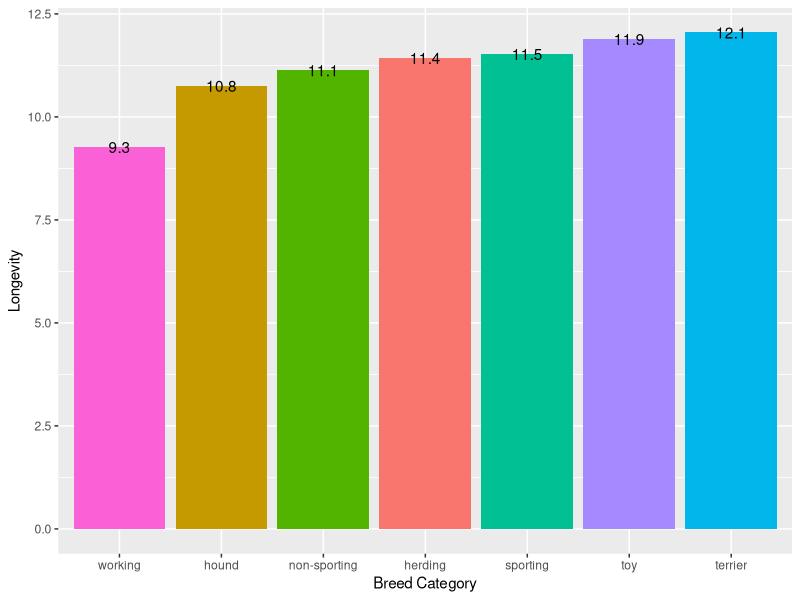

The R script that drew this image:
## ---- chunk 1
#| echo : false
library(tidyverse)
library(readxl)
library(dplyr)
library(knitr)
library(ggplot2)

#filters data set for just information on breed type and longevity
longevity <-  read_excel("best_dog.xlsx", sheet = 2)
clean_table <- 
longevity |> 
  select(Breed, type) |> 
  group_by(type) |>
  mutate(row = row_number()) |> 
  pivot_wider(
    names_from = type,
    values_from = Breed
  ) |> 
    select(-row)
#creates a clean table categorizing each breed under their type.
clean_table[is.na(clean_table)] <- ""
kable(clean_table, caption = "Dog Breeds by Type")
## ---- chunk 2
best_dog <- 
read_excel("best_dog.xlsx", sheet = 2)
#grouping breed groups by their mean longevity
long_type <- 
  best_dog |> 
  group_by(type) |> 
  summarise(mean_long_type = mean(longevity))

#creating a bar graph showing longevity of each breed type, in ascending order
  ggplot(long_type, aes(x = reorder(type, mean_long_type), y = mean_long_type, fill = type)) +
  geom_col(show.legend = FALSE) +
  labs(
    x = 'Breed Category',
    y = 'Longevity'
) +
    geom_text(aes(label = round(mean_long_type, 1), nudge_y = .4))
